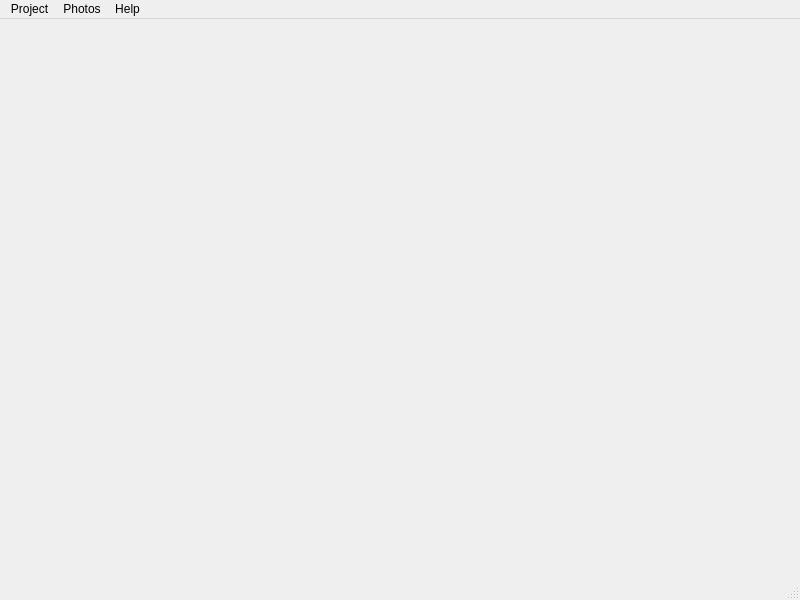
<?xml version="1.0" encoding="UTF-8"?>
<ui version="4.0">
 <class>MainWindow</class>
 <widget class="QMainWindow" name="MainWindow">
  <property name="geometry">
   <rect>
    <x>0</x>
    <y>0</y>
    <width>800</width>
    <height>600</height>
   </rect>
  </property>
  <property name="windowTitle">
   <string>MainWindow</string>
  </property>
  <widget class="QWidget" name="centralwidget"/>
  <widget class="QMenuBar" name="menubar">
   <property name="geometry">
    <rect>
     <x>0</x>
     <y>0</y>
     <width>800</width>
     <height>19</height>
    </rect>
   </property>
   <widget class="QMenu" name="menuProject">
    <property name="title">
     <string>Project</string>
    </property>
   </widget>
   <widget class="QMenu" name="menuPhotos">
    <property name="title">
     <string>Photos</string>
    </property>
   </widget>
   <widget class="QMenu" name="menuHelp">
    <property name="title">
     <string>Help</string>
    </property>
   </widget>
   <addaction name="menuProject"/>
   <addaction name="menuPhotos"/>
   <addaction name="menuHelp"/>
  </widget>
  <widget class="QStatusBar" name="statusbar"/>
 </widget>
 <resources/>
 <connections/>
</ui>
